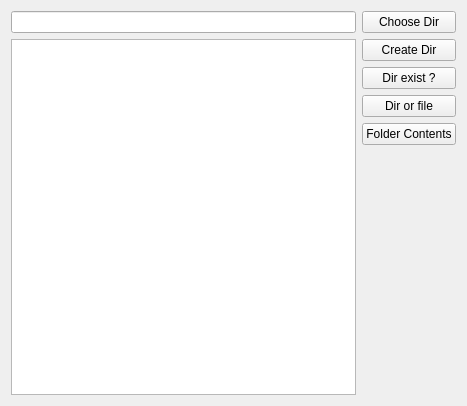
<?xml version="1.0" encoding="UTF-8"?>
<ui version="4.0">
 <class>Widget</class>
 <widget class="QWidget" name="Widget">
  <property name="geometry">
   <rect>
    <x>0</x>
    <y>0</y>
    <width>467</width>
    <height>406</height>
   </rect>
  </property>
  <property name="windowTitle">
   <string>Widget</string>
  </property>
  <layout class="QHBoxLayout" name="horizontalLayout">
   <item>
    <layout class="QVBoxLayout" name="verticalLayout">
     <item>
      <widget class="QLineEdit" name="lineEdit"/>
     </item>
     <item>
      <widget class="QListWidget" name="listWidget"/>
     </item>
    </layout>
   </item>
   <item>
    <layout class="QVBoxLayout" name="verticalLayout_2">
     <item>
      <widget class="QPushButton" name="chooseDirButton">
       <property name="text">
        <string>Choose Dir</string>
       </property>
      </widget>
     </item>
     <item>
      <widget class="QPushButton" name="createDirButton">
       <property name="text">
        <string>Create Dir</string>
       </property>
      </widget>
     </item>
     <item>
      <widget class="QPushButton" name="DirExistsButton">
       <property name="text">
        <string>Dir exist ?</string>
       </property>
      </widget>
     </item>
     <item>
      <widget class="QPushButton" name="dirOrFileButton">
       <property name="text">
        <string>Dir or file</string>
       </property>
      </widget>
     </item>
     <item>
      <widget class="QPushButton" name="FolderContentButton">
       <property name="text">
        <string>Folder Contents</string>
       </property>
      </widget>
     </item>
     <item>
      <spacer name="verticalSpacer">
       <property name="orientation">
        <enum>Qt::Vertical</enum>
       </property>
       <property name="sizeHint" stdset="0">
        <size>
         <width>20</width>
         <height>40</height>
        </size>
       </property>
      </spacer>
     </item>
    </layout>
   </item>
  </layout>
 </widget>
 <layoutdefault spacing="6" margin="11"/>
 <resources/>
 <connections/>
</ui>
